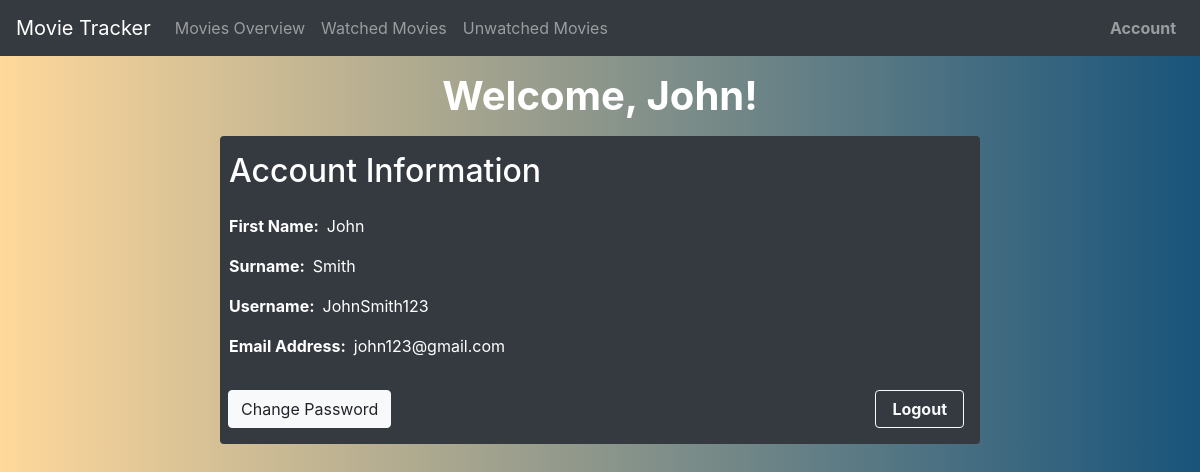
Page /account (signed in) on the committed database.
### app/models.py (models this page shows, shortened)
class User(UserMixin, db.Model):
    __tablename__ = "userTable"
    userId = db.Column(db.Integer, primary_key=True)
    firstName = db.Column(db.String(20))
    surname = db.Column(db.String(25))
    username = db.Column(db.String(20), index=True, unique=True)
    emailAddress = db.Column(db.String(50))
    password = db.Column(db.String(64))
    children = db.relationship('Watched', back_populates='user')

### app/views.py (the view)
@app.route('/account')
@login_required
def account():
    logging.info('account page accessed')
    return render_template('account.html', title='Account',
                            firstName=current_user.firstName,
                            surname=current_user.surname,
                            username=current_user.username,
                            email=current_user.emailAddress)

### app/__init__.py (called while the page is built)
@login_manager.user_loader
def load_user(userId):
    return User.query.get(int(userId))

### app/templates/account.html
{% extends "base.html" %}
  {% block content %}
    <div class="container">
      <div class="row justify-content-center mb-2 mt-3">
        <h1 class="text-white font-weight-bold">Welcome, {{ firstName }}!</h1>
      </div>
      <div class="row justify-content-center">
        <div class="col-8 bg-dark text-white rounded pt-3 px-4 pb-3">
          <div class="row mb-3">
            <h2>Account Information</h2>
          </div>
          <div class="row">
            <p class="font-weight-bold mr-2">First Name: </p>
            <p>{{ firstName }}</p>
          </div>
          <div class="row">
            <p class="font-weight-bold mr-2">Surname: </p>
            <p>{{ surname }}</p>
          </div>
          <div class="row">
            <p class="font-weight-bold mr-2">Username: </p>
            <p>{{ username }}</p>
          </div>
          <div class="row">
            <p class="font-weight-bold mr-2">Email Address: </p>
            <p>{{ email }}</p>
          </div>
          <div class="d-flex justify-content-between mt-3">
            <div class="d-flex ml-n3">
              <a class="btn btn-light" href="/changePassword" role="button">Change Password</a>
            </div>
            <div class="d-flex mr-n2">
              <a class="btn btn-outline-light px-3 font-weight-bold" href="/logout" role="button">Logout</a>
            </div>
          </div>
        </div>
      </div>
    </div>
  {% endblock %}

### rows in the picture
User: firstName "John", surname "Smith", username "JohnSmith123", emailAddress "john123@gmail.com"
